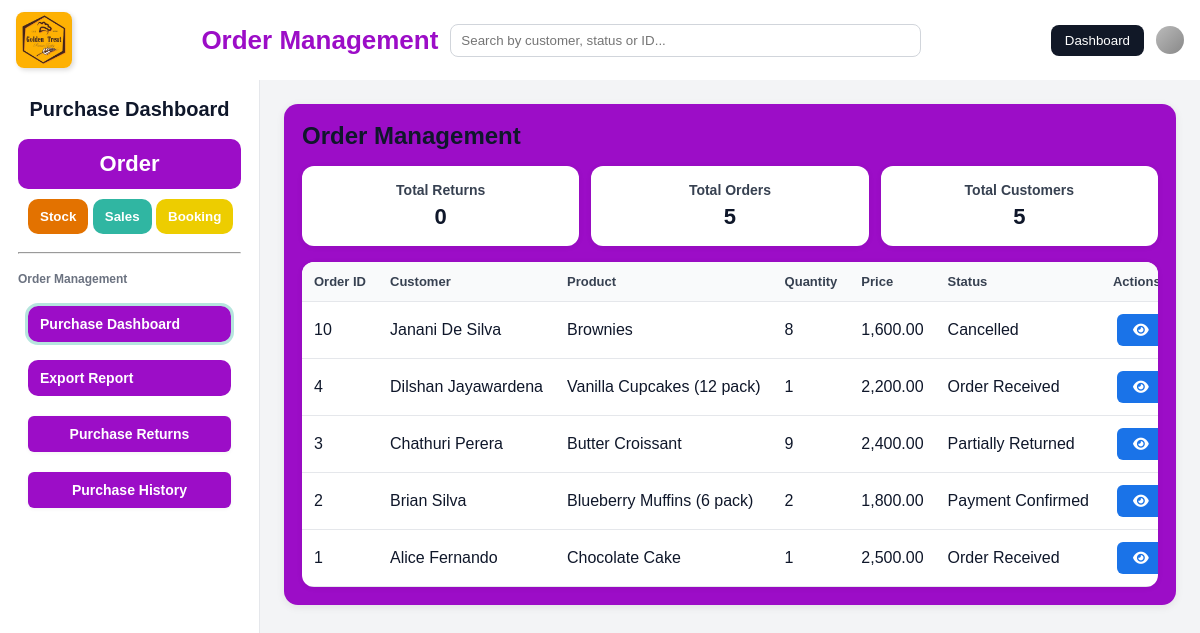
The page /order/order.php on the database its author committed.
### tables this page shows
CREATE TABLE `orders` (
  `id` int(11) NOT NULL,
  `order_number` varchar(64) DEFAULT NULL,
  `user_id` int(11) DEFAULT NULL,
  `order_date` date NOT NULL,
  `customer` varchar(100) NOT NULL,
  `product` varchar(100) NOT NULL,
  `quantity` int(11) NOT NULL DEFAULT 1,
  `original_quantity` int(11) NOT NULL DEFAULT 0,
  `price` decimal(10,2) NOT NULL DEFAULT 0.00,
  `total_amount` decimal(10,2) NOT NULL DEFAULT 0.00,
  `original_price` decimal(10,2) NOT NULL DEFAULT 0.00,
  `status` varchar(60) NOT NULL DEFAULT 'Order Received',
  `created_at` timestamp NOT NULL DEFAULT current_timestamp(),
  `updated_at` timestamp NOT NULL DEFAULT current_timestamp() ON UPDATE current_timestamp(),
  `mobile` varchar(32) DEFAULT NULL,
  `order_summary` longtext DEFAULT NULL,
  `deleted_at` datetime DEFAULT NULL,
  `deleted_by` int(11) DEFAULT NULL
);

### order/order.php (the view, shortened to what this page needs)
<?php
$host = "localhost";
$user = "root";
$pass = "";
$db   = "golden_treat";
$conn = new mysqli($host, $user, $pass, $db);
$conn->set_charset('utf8mb4');
$sql = "SELECT id, order_date, customer, product, quantity, price, status
        FROM orders
        WHERE deleted_at IS NULL
        ORDER BY id DESC";
$stmt = $conn->prepare($sql);
$stmt->execute();
$result = $stmt->get_result();
$orders = $result->fetch_all(MYSQLI_ASSOC);
$res2 = $conn->query("SELECT COUNT(*) AS total_orders FROM orders WHERE deleted_at IS NULL");
$row2 = $res2->fetch_assoc();
$totalOrders = (int)$row2['total_orders'];
$res3 = $conn->query("SELECT COUNT(*) AS total_returns FROM orders WHERE status = 'Returned' AND deleted_at IS NULL");
$row3 = $res3 ? $res3->fetch_assoc() : null; $totalReturns = (int)($row3['total_returns'] ?? 0);
$res4 = $conn->query("SELECT COUNT(DISTINCT customer) AS total_customers FROM orders WHERE deleted_at IS NULL"); $row4 = $res4 ? $res4->fetch_assoc() : null; $totalCustomers = (int)($row4['total_customers'] ?? 0);
?>
<!DOCTYPE html>
<html lang="en">
<head>
  <link rel="stylesheet" href="css/order_style.css">
  <link rel="stylesheet" href="https://cdnjs.cloudflare.com/ajax/libs/font-awesome/6.6.0/css/all.min.css"/>
</head>
<body>
  <div class="header">
    <div class="header-left"><img src="logo.jpg" alt="Logo" /></div>
    <div class="header-middle">
      <div class="header-middle-title">Order Management</div>
      <div class="search-bar"><input id="globalSearch" type="text" placeholder="Search by customer, status or ID..." />
      </div>
    </div>
    <div class="header-right">
  <button class="role-btn" onclick="window.location.href='index.html'">Dashboard</button>
      <div class="user-icon"></div>
    </div>
  </div>
  <div class="layout">
    <aside class="sidebar">
      <h1>Purchase Dashboard</h1>
      <nav>
        <button class="salesbtn" disabled>Order</button>
        <div class="otherbtn">
     <button class="Sbtn" onclick="window.location.href='../stoke/stock.php'">Stock</button>
    <button class="Ubtn" onclick="window.location.href='../sales/index.php'">Sales</button>
    <button class="Bbtn" onclick="window.location.href='../booking.php'">Booking</button>
        </div>
        <hr />
        <p>Order Management</p>
        <div class="salebtn">
          <button class="tab-btn active" data-page="sales-dashboard">Purchase Dashboard</button>
          <button class="tab-btn" data-page="sales-export">Export Report</button>
          <button type="button" class="orderhistory" onclick="window.location.href='purchase_returns.php'">Purchase Returns</button>
          <button type="button" class="orderhistory" onclick="window.location.href='purchase_history.php'">Purchase History</button>
        </div>
      </nav>
    </aside>
<main class="free-area">
      <section id="orders" class="panel active">
         <div class="content">
        <h2>Order Management</h2>
         <div class="cards">
            <div class="card">
              <h3>Total Returns</h3>
              <p id="cardTotal"><?= $totalReturns ?></p>
            </div>
            <div class="card">
              <h3>Total Orders</h3>
              <p id="cardOrders"><?= $totalOrders ?></p>
            </div>
            <div class="card">
              <h3>Total Customers</h3>
              <p id="cardCustomers"><?= $totalCustomers ?></p>
            </div>
          </div>
        <div class="table-wrap">
        <table>
          <thead>
            <tr>
              <th>Order ID</th>
              <th>Customer</th>
              <th>Product</th>
              <th>Quantity</th>
              <th>Price</th>
              <th>Status</th>
              <th>Actions</th>
            </tr>
          </thead>
          <tbody id="orderTable">
            <?php if(empty($orders)): ?>
              <tr><td colspan="7" style="text-align:center;padding:18px">No orders found</td></tr>
            <?php else: foreach($orders as $o): ?>
              <tr>
                <td><?= htmlspecialchars($o['id']) ?></td>
                <td><?= htmlspecialchars($o['customer']) ?></td>
                <td><?= htmlspecialchars($o['product']) ?></td>
                <td><?= (int)$o['quantity'] ?></td>
                <td><?= number_format((float)$o['price'], 2) ?></td>
                <td><?= htmlspecialchars($o['status']) ?></td>
                <td>
                  <button class="btnview"
                    type="button"
                    data-id="<?= htmlspecialchars($o['id']) ?>"
                    data-order-date="<?= htmlspecialchars($o['order_date']) ?>"
                    data-customer="<?= htmlspecialchars($o['customer']) ?>"
                    data-product="<?= htmlspecialchars($o['product']) ?>"
                    data-quantity="<?= (int)$o['quantity'] ?>"
                    data-price="<?= htmlspecialchars($o['price']) ?>"
                    data-status="<?= htmlspecialchars($o['status']) ?>">
                    <i class="fa-solid fa-eye"></i>
                  </button>
                </td>
              </tr>
            <?php endforeach; endif; ?>
          </tbody>
        </table>
        </div>
      </section>
    </main>
  </div>
</body>
</html>

### order/css/order_style.css (style rules this page uses)
:root { --brand: #9c0dc7; --ink: #111827; --paper: #fff; --muted: #6b7280; --soft: #e5e7eb; --warn: #ffc107; --danger: #dc3545; --primary: #007bff; }
* { margin: 0; padding: 0; box-sizing: border-box }
body { font-family: Arial, Helvetica, sans-serif; background: #f4f6f9; color: #0f172a; min-height: 100vh; display: flex; flex-direction: column }
.header { display: flex; align-items: center; justify-content: space-between; background: #fff; padding: 12px 16px; box-shadow: 0 2px 5px rgba(0, 0, 0, .08) }
.header-left img { width: 56px; height: auto; border-radius: 8px; display: block; box-shadow: 2px 2px 5px rgba(0, 0, 0, .15) }
.header-middle { display: flex; align-items: center; gap: 12px; flex: 1; margin: 0 16px; max-width: 720px }
.header-middle-title { font-weight: 800; font-size: 26px; color: var(--brand); white-space: nowrap }
.search-bar { flex: 1; display: flex }
.search-bar input { width: 100%; padding: 8px 10px; border: 1px solid #d1d5db; border-radius: 8px }
.header-right { display: flex; align-items: center; gap: 12px }
.role-btn { background: #111827; color: #fff; padding: 8px 14px; border: none; border-radius: 8px; cursor: pointer }
.user-icon { width: 28px; height: 28px; background: linear-gradient(135deg, #bbb, #888); border-radius: 50% }
.layout { flex: 1; display: flex; min-height: 0 }
.sidebar { width: 260px; background: #fff; padding: 18px; display: flex; flex-direction: column; gap: 10px; border-right: 1px solid #e5e7eb; }
.sidebar h1 { text-align: center; font-size: 20px; margin-bottom: 8px; color: #0f172a }
.sidebar nav { display: flex; flex-direction: column; gap: 10px }
.salesbtn { background: var(--brand); border: none; border-radius: 10px; color: #fff; font-weight: 800; font-size: 22px; padding: 12px; text-align: center }
.otherbtn button { border: none; border-radius: 10px; color: #fff; cursor: pointer; padding: 10px 12px; font-weight: 700; gap: 10px; }
.salebtn button { background: #9c0dc7; border: none; text-align: left; padding: 10px; margin: 10px; border-radius: 6px; cursor: pointer; font-size: 14px; display: flex; flex-direction: column; gap: 10px; color: #fff; }
.Sbtn { background: #e37200; margin-left: 10px; }
.Ubtn { background: #30b6a2 }
.Bbtn { background: #edcd00 }
.sidebar hr { margin: 8px 0 }
.sidebar p { font-size: 12px; color: #6b7280; font-weight: 700 }
.salebtn button { background: var(--brand); text-align: left }
.salebtn button.active { outline: 3px solid rgba(146, 48, 182, 0.35) }
.salebtn { display: flex; flex-direction: column }
.salebtn .tab-btn { background: var(--brand); border: none; border-radius: 10px; color: #fff; cursor: pointer; padding: 10px 12px; font-weight: 700; text-align: left }
.salebtn .tab-btn+.tab-btn { margin-top: 8px }
.salebtn .tab-btn.active { outline: 3px solid rgba(48, 182, 162, .35) }
.free-area { flex: 1; background: #f3f4f6; padding: 24px; overflow: auto }
.panel { display: none }
.panel.active { display: block }
.content { background: #9c0dc7; border-radius: 14px; padding: 18px; box-shadow: 0 2px 8px rgba(0, 0, 0, .08); display: flex; flex-direction: column; gap: 16px }
.cards { display: grid; grid-template-columns: repeat(3, 1fr); gap: 12px }
.card { background: #fff; border-radius: 12px; padding: 16px; box-shadow: 0 1px 6px rgba(0, 0, 0, .06); text-align: center }
.card h3 { font-size: 14px; color: #374151 }
.card p { font-size: 22px; font-weight: 800; margin-top: 6px; color: #0f172a }
.table-wrap { background: #fff; border-radius: 12px; box-shadow: 0 1px 6px rgba(0, 0, 0, .06); overflow: auto }
table { width: 100%; border-collapse: collapse }
th, td { padding: 12px; border-bottom: 1px solid #e5e7eb; text-align: left; white-space: nowrap }
th { background: #f9fafb; font-size: 13px; color: #374151; cursor: pointer; position: sticky; top: 0 }
.btnview, .btnupdate, .btndelete, .btnreturn { padding: 8px 16px; border: none; border-radius: 6px; font-size: 14px; cursor: pointer; transition: all 0.2s ease-in-out; margin: 0 4px; color: white; }
.btnview { background-color: #1a73e8; }
.orderhistory { background: var(--brand); color: #fff; border: none; border-radius: 6px; padding: 10px 12px; margin: 10px 0; font-weight: 700; font-size: 14px; text-align: left; cursor: pointer; display: flex; align-items: center; gap: 10px; width: calc(100% - 20px); box-shadow: 0 1px 4px rgba(0,0,0,0.05); }

### rows shown on the page
orders: id "10", customer "Janani De Silva", product "Brownies", quantity "8", price "1,600.00", status "Cancelled"
orders: id "4", customer "Dilshan Jayawardena", product "Vanilla Cupcakes (12 pack)", quantity "1", price "2,200.00", status "Order Received"
orders: id "3", customer "Chathuri Perera", product "Butter Croissant", quantity "9", price "2,400.00", status "Partially Returned"
orders: id "2", customer "Brian Silva", product "Blueberry Muffins (6 pack)", quantity "2", price "1,800.00", status "Payment Confirmed"
orders: id "1", customer "Alice Fernando", product "Chocolate Cake", quantity "1", price "2,500.00", status "Order Received"

### other values the page prints
$totalReturns "0"
$totalOrders "5"
$totalCustomers "5"
